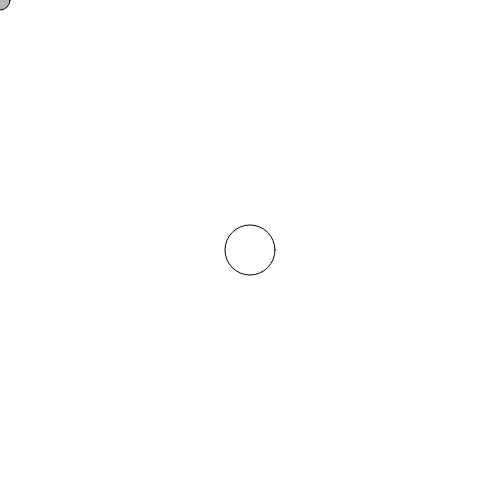
Frame 1 (no input)
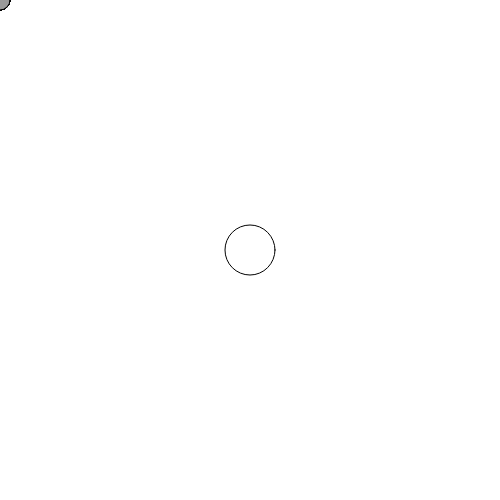
Frame 60 (no input)
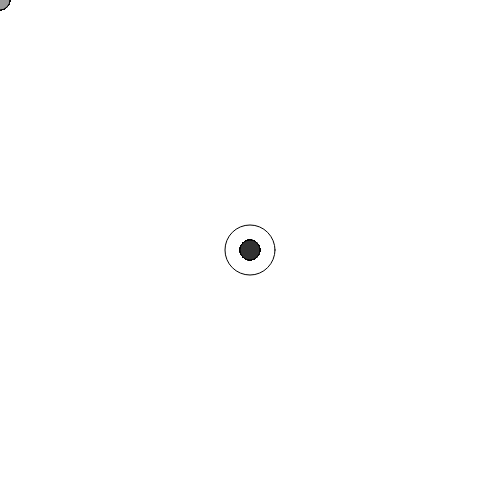
Frame 120 (the mouse pressed at the canvas centre since frame 60)

The p5.js sketch that drew these frames (run headless with seeded random() and noise() and a simulated clock; from frame 60 on, the mouse is pressed at the canvas centre):

// p5.js sketch
// ── sketch.js
function setup() {
  createCanvas(500, 500);

  ellipse(250, 250, 50, 50);

}

function draw() {
  fill( random(0, 255) );
  ellipse(mouseX, mouseY, 20, 20);
}
